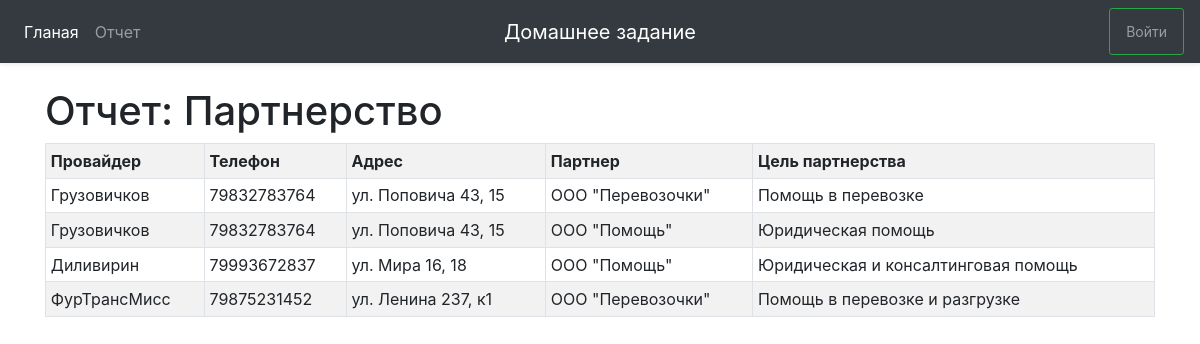
The page /review/2/ on the database its author committed.
### DZApp/models.py (models this page shows, shortened)
class Partnership(models.Model):
    provider = models.ForeignKey(Provider, on_delete=models.CASCADE)
    partner = models.ForeignKey(Partner, on_delete=models.CASCADE)
    designation = models.CharField('Цель партнерства', max_length=200)

class Provider(models.Model):
    name = models.CharField('Название', max_length=50)
    partners = models.ManyToManyField(Partner, blank=True, through='Partnership', through_fields=('provider', 'partner'))
    address = models.CharField('Адрес', max_length=100)
    phone = models.IntegerField('Телефон')
    def __str__(self):
        return self.name

class Partner(models.Model):
    name = models.CharField('Название', max_length=50)
    def __str__(self):
        return self.name

### DZApp/views.py (the view)
# urls.py: path('review/<int:tab_index>/', views.review_details, name='review_details'),
def review_details(request, tab_index):
    if tab_index == 2:
        table_data = Partnership.objects.all()
        header = "Партнерство"
    elif tab_index == 4:
        table_data = Product.objects.all()
        header = "Продукты"
    elif tab_index == 5:
        table_data = Waybill.objects.all().select_related('provider', 'product')
        header = "Поставки"
    return render(request, 'DZApp/review_details.html', {'title': 'Отчет', 'header': header, 'table_data':table_data,
                                                         'tab_index':tab_index})

### DZApp/templates/DZApp/review_details.html (shortened to what this page needs)
{% extends 'DZApp/base.html'%}
{% block content %}
    <h1>Отчет: {{ header }}</h1>
    {% if table_data %}
        <table class="table table-striped table-bordered table-sm mx-auto">
            {% if tab_index == 2 %}
                <tr><th>Провайдер</th><th>Телефон</th><th>Адрес</th><th>Партнер</th><th>Цель партнерства</th></tr>
            {% endif %}
            {% for data_row in table_data %}
                {% if tab_index == 2 %}
                    <tr><td>{{ data_row.provider }}</td><td>{{ data_row.provider.phone }}</td><td>{{ data_row.provider.address }}</td>
                        <td>{{ data_row.partner }}</td><td>{{ data_row.designation }}</td></tr>
                {% endif %}
            {% endfor %}
        </table>
    {% else %}
        <p>No row are in table.</p>
    {% endif %}
{% endblock %}

### DZApp/templates/DZApp/base.html (shortened to what this page needs)
<!doctype html>
<html lang=ru>
<head>
    <link rel="stylesheet" href="https://stackpath.bootstrapcdn.com/bootstrap/4.5.2/css/bootstrap.min.css">
</head>
<body>
    <nav class="navbar navbar-expand-md navbar-dark bg-dark shadow-sm">
        <div class="navbar-collapse collapse w-100 order-1 order-md-0 dual-collapse2">
            <ul class="navbar-nav mr-auto">
                <li class="nav-item active">
                    <a class="nav-link" href="{% url 'home' %}">Гланая</a>
                </li>
                <li class="nav-item">
                    <a class="nav-link" href="{% url 'review' %}">Отчет</a>
                </li>
            </ul>
        </div>
        <div class="mx-auto order-0">
            <a class="navbar-brand mx-auto" href="#">Домашнее задание</a>
        </div>
        <div class="navbar-collapse collapse w-100 order-3 dual-collapse2">
            <ul class="navbar-nav ml-auto">
                {% if user.is_authenticated %}
                    <li class="nav-item ml-2">
                        <button class="btn btn-outline-danger btn-sm" type="button">
                            <a class="nav-link" href="{% url 'logout' %}">Выйти</a>
                        </button>
                    </li>
                {% else %}
                    <li class="nav-item ml-2">
                        <button class="btn btn-outline-success btn-sm" type="button">
                            <a class="nav-link" href="{% url 'login' %}">Войти</a>
                        </button>
                    </li>
                {% endif %}
            </ul>
        </div>
    </nav>
    <main class="px-3">
        <div class="container">
        <br />
          {% block content %} {% endblock %}
        </div>
    </main>
</body>
</html>

### rows shown on the page
Partnership: provider "Грузовичков", provider.phone "79832783764", provider.address "ул. Поповича 43, 15", partner "ООО \"Перевозочки\"", designation "Помощь в перевозке"
Partnership: provider "Грузовичков", provider.phone "79832783764", provider.address "ул. Поповича 43, 15", partner "ООО \"Помощь\"", designation "Юридическая помощь"
Partnership: provider "Диливирин", provider.phone "79993672837", provider.address "ул. Мира 16, 18", partner "ООО \"Помощь\"", designation "Юридическая и консалтинговая помощь"
Partnership: provider "ФурТрансМисс", provider.phone "79875231452", provider.address "ул. Ленина 237, к1", partner "ООО \"Перевозочки\"", designation "Помощь в перевозке и разгрузке"

### other values the page prints
{{ header }} "Партнерство"
